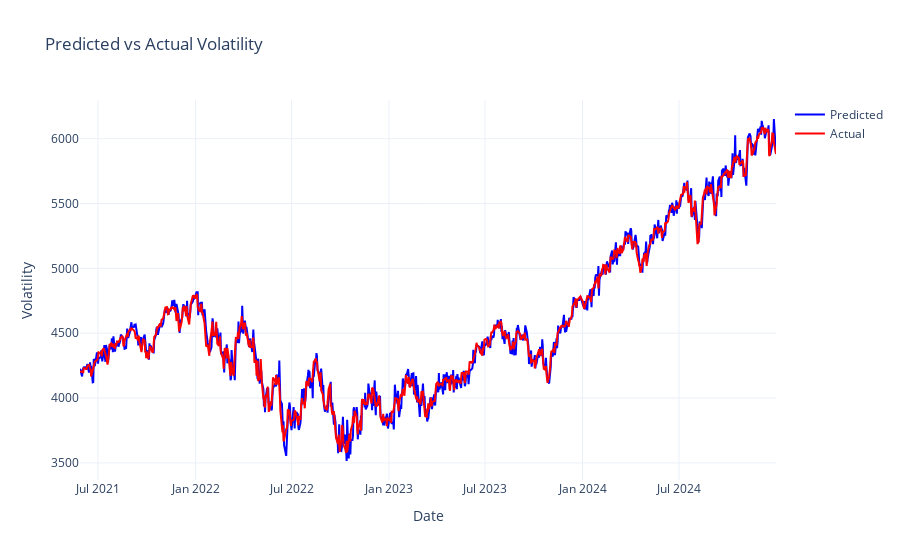

Notebook source saved alongside this figure:
### Code cell
fig = go.Figure()
fig.add_trace(go.Scatter(
    x=merged_df.index,
    y=merged_df["predicted"],
    mode='lines',
    name='Predicted',
    line=dict(color='blue')
))
fig.add_trace(go.Scatter(
    x=merged_df.index,
    y=merged_df["price"],
    mode='lines',
    name='Actual',
    line=dict(color='red')
))
fig.update_layout(
    title=f"Predicted vs Actual Volatility",
    xaxis_title="Date",
    yaxis_title="Volatility",
    template="plotly_white"
)

### Figure 1 — Plotly figure (JSON) as saved in the notebook; plotly's stock layout.template omitted (floating-point values rounded to 4 significant figures; data arrays with more than 128 entries replaced by an {"elided": "..."} marker saying what was removed)
{"data": [{"line": {"color": "blue"}, "mode": "lines", "name": "Predicted", "type": "scatter", "x": {"elided": "904 str values"}, "y": {"elided": "904 float values"}}, {"line": {"color": "red"}, "mode": "lines", "name": "Actual", "type": "scatter", "x": {"elided": "904 str values"}, "y": {"elided": "904 float values"}}], "layout": {"title": {"text": "Predicted vs Actual Volatility"}, "xaxis": {"title": {"text": "Date"}}, "yaxis": {"title": {"text": "Volatility"}}}}
